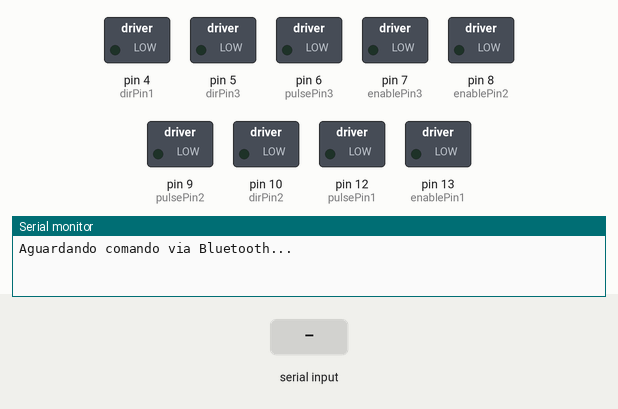
Simulated run of this sketch. Board: Arduino Uno, built with avr-gcc and run on an emulated ATmega328P. Parts: switched loads named in the sketch (green lamp = pin HIGH), the last lines printed to the serial monitor. The test bench sets the inputs (shaded band).

Above: at 1.2 s.
1.3 s: "w" received over the second serial link
At 2.9 s:
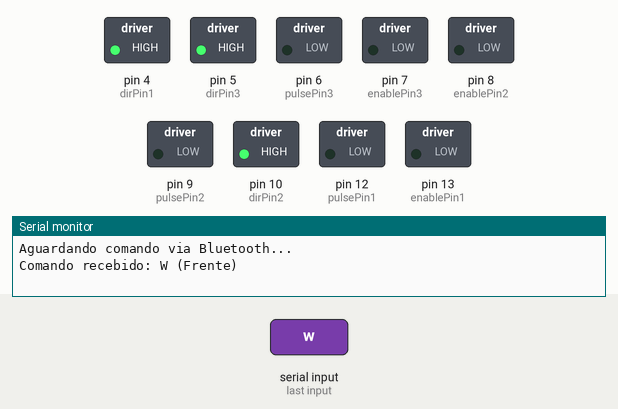
4.3 s: "x" received over the second serial link
At 4.85 s:
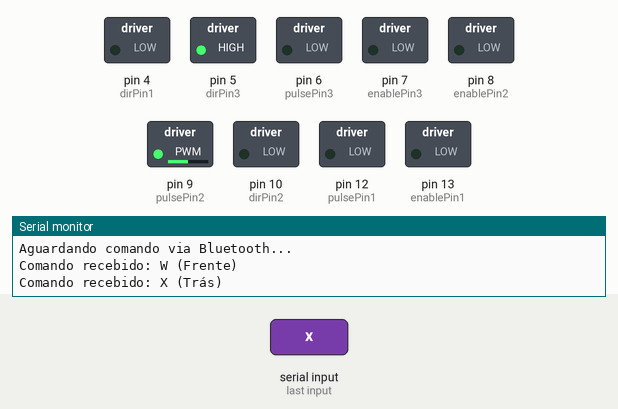
7.3 s: "s" received over the second serial link
At 7.6 s:
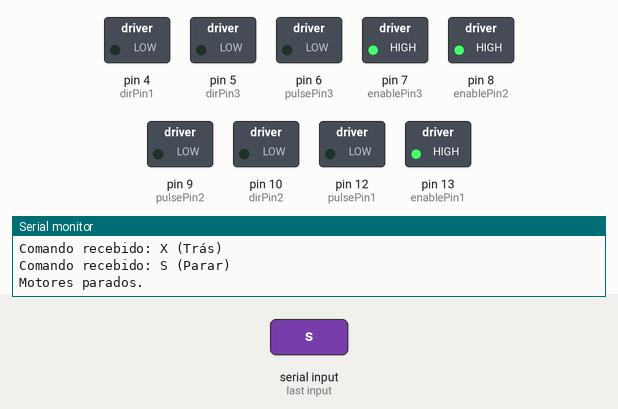
8.8 s: "w" received over the second serial link
At 11.0 s:
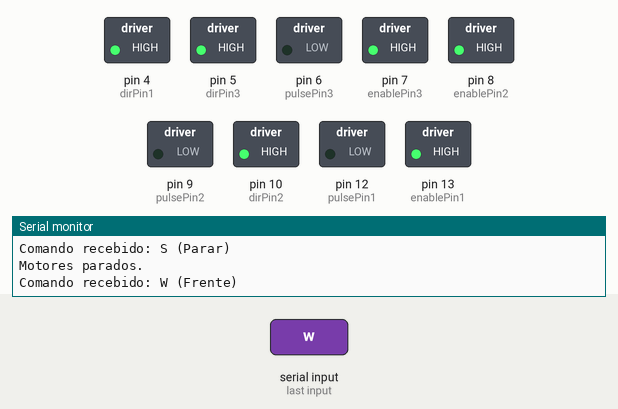
11.8 s: "x" received over the second serial link
At 12.35 s:
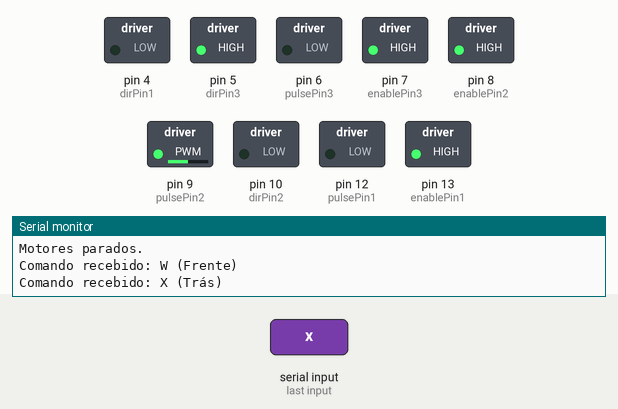
Timing chart, 0 to 14.8 s (numbered marks = the images above; inputs shaded):
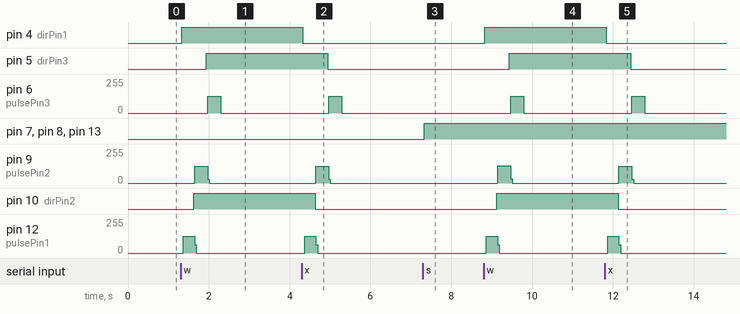

The sketch:

com_passos.ino
```cpp
#include <Arduino.h>
#include <SoftwareSerial.h>

// Pinos do Bluetooth HC-05 (RX no pino 2, TX no pino 3)
SoftwareSerial bluetooth(2, 3); // RX, TX

// Definições dos pinos para os 3 motores horizontais
const int pulsePin1 = 12;   // Pino de Pulso Motor 1
const int dirPin1 = 4;      // Pino de Direção Motor 1
const int enablePin1 = 13;  // Pino de Enable Motor 1

const int pulsePin2 = 9;    // Pino de Pulso Motor 2
const int dirPin2 = 10;     // Pino de Direção Motor 2
const int enablePin2 = 8;   // Pino de Enable Motor 2

const int pulsePin3 = 6;    // Pino de Pulso Motor 3
const int dirPin3 = 5;      // Pino de Direção Motor 3
const int enablePin3 = 7;   // Pino de Enable Motor 3

const int numPulses = 6400;  // Número de pulsos para cada motor horizontal
const int pulseDelay = 20;   // Tempo de delay entre os pulsos (em microssegundos)

void setup() {
  // Configuração dos pinos como saída
  pinMode(pulsePin1, OUTPUT);
  pinMode(dirPin1, OUTPUT);
  pinMode(enablePin1, OUTPUT);

  pinMode(pulsePin2, OUTPUT);
  pinMode(dirPin2, OUTPUT);
  pinMode(enablePin2, OUTPUT);

  pinMode(pulsePin3, OUTPUT);
  pinMode(dirPin3, OUTPUT);
  pinMode(enablePin3, OUTPUT);

  // Ativar motores
  digitalWrite(enablePin1, LOW); // LOW ativa os motores
  digitalWrite(enablePin2, LOW);
  digitalWrite(enablePin3, LOW);

  Serial.begin(9600);       // Comunicação Serial com o computador
  bluetooth.begin(9600);    // Comunicação Serial com o módulo Bluetooth

  Serial.println("Aguardando comando via Bluetooth...");
}

void loop() {
  if (bluetooth.available() > 0) {  // Verifica se há dados recebidos pelo Bluetooth
    char command = bluetooth.read(); // Lê o comando recebido

    switch (command) {
      case 'w':
        Serial.println("Comando recebido: W (Frente)");
        bluetooth.println("Comando recebido: W (Frente)"); // Envia feedback via Bluetooth
        moveMotor(1, true);  // Movimenta motor 1 para frente
        moveMotor(2, true);  // Movimenta motor 2 para frente
        moveMotor(3, true);  // Movimenta motor 3 para frente
        break;
      case 'x':
        Serial.println("Comando recebido: X (Trás)");
        bluetooth.println("Comando recebido: X (Trás)"); // Envia feedback via Bluetooth
        moveMotor(1, false); // Movimenta motor 1 para trás
        moveMotor(2, false); // Movimenta motor 2 para trás
        moveMotor(3, false); // Movimenta motor 3 para trás
        break;
      case 's':
        Serial.println("Comando recebido: S (Parar)");
        bluetooth.println("Comando recebido: S (Parar)"); // Envia feedback via Bluetooth
        stopMotors();  // Função para parar os motores
        break;
      default:
        Serial.println("Comando inválido. Use 'W' para frente, 'X' para trás ou 'S' para parar.");
        bluetooth.println("Comando inválido. Use 'W' para frente, 'X' para trás ou 'S' para parar.");
        break;
    }
  }
}

void moveMotor(int motor, bool forward) {
  int pulsePin, dirPin;

  // Determina os pinos de pulso e direção de acordo com o motor
  if (motor == 1) {
    pulsePin = pulsePin1;
    dirPin = dirPin1;
  } else if (motor == 2) {
    pulsePin = pulsePin2;
    dirPin = dirPin2;
  } else if (motor == 3) {
    pulsePin = pulsePin3;
    dirPin = dirPin3;
  }

  // Define a direção do motor
  digitalWrite(dirPin, forward ? HIGH : LOW);

  // Envia 6400 pulsos para o motor especificado
  for (int i = 0; i < numPulses; i++) {
    digitalWrite(pulsePin, HIGH);
    delayMicroseconds(pulseDelay);
    digitalWrite(pulsePin, LOW);
    delayMicroseconds(pulseDelay);
  }
}

void stopMotors() {
  // Para todos os motores desativando seus pinos de pulso
  digitalWrite(pulsePin1, LOW);
  digitalWrite(pulsePin2, LOW);
  digitalWrite(pulsePin3, LOW);

  // Desativar os pinos enable para todos os motores
  digitalWrite(enablePin1, HIGH); // HIGH desativa
  digitalWrite(enablePin2, HIGH);
  digitalWrite(enablePin3, HIGH);

  Serial.println("Motores parados.");
  bluetooth.println("Motores parados.");
}
```

Measured:
- after the input at 1.3 s, pin 4 (dirPin1): LOW → HIGH at once; pin 5 (dirPin3): LOW → HIGH after 0.64 s; pin 6 (pulsePin3): 0/255 → 126/255 after 0.67 s, → 0/255 0.32 s later; pin 9 (pulsePin2): 0/255 → 126/255 after 0.35 s, → 0/255 0.32 s later; pin 10 (dirPin2): LOW → HIGH after 0.33 s
- after the input at 4.3 s, pin 4 (dirPin1): HIGH → LOW at once; pin 5 (dirPin3): HIGH → LOW after 0.64 s; pin 6 (pulsePin3): 0/255 → 126/255 after 0.67 s, → 0/255 0.32 s later; pin 9 (pulsePin2): 0/255 → 126/255 after 0.35 s, → 0/255 0.32 s later; pin 10 (dirPin2): HIGH → LOW after 0.33 s
- after the input at 7.3 s, pin 7 (enablePin3), pin 8 (enablePin2), pin 13 (enablePin1): LOW → HIGH at once
- after the input at 8.8 s, pin 4 (dirPin1): LOW → HIGH at once; pin 5 (dirPin3): LOW → HIGH after 0.64 s; pin 6 (pulsePin3): 0/255 → 126/255 after 0.67 s, → 0/255 0.32 s later; pin 9 (pulsePin2): 0/255 → 129/255 after 0.35 s, → 0/255 0.32 s later; pin 10 (dirPin2): LOW → HIGH after 0.33 s
- after the input at 11.8 s, pin 4 (dirPin1): HIGH → LOW at once; pin 5 (dirPin3): HIGH → LOW after 0.64 s; pin 6 (pulsePin3): 0/255 → 126/255 after 0.67 s, → 0/255 0.32 s later; pin 9 (pulsePin2): 0/255 → 126/255 after 0.35 s, → 0/255 0.32 s later; pin 10 (dirPin2): HIGH → LOW after 0.33 s
